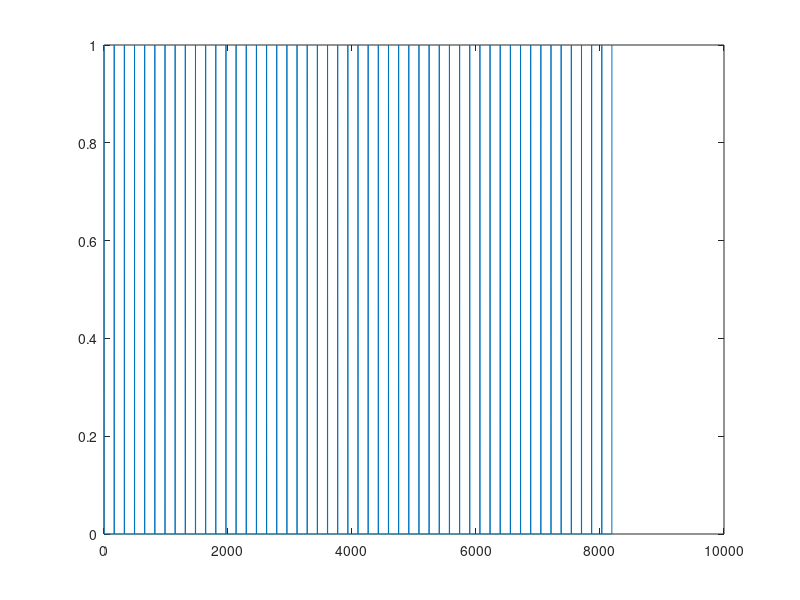

Write MATLAB code to recreate this figure.

clear
hold off

% x = 1:8192*10; % signal_duration=10s under Fs=8192
% x = 1:8192*5;  % signal_duration=5s under Fs=8192
Fs = 8192;
x = 1:Fs*1;      % signal_duration=1s
freq = 50; % signal frequency /Hz


sq_wid_h = 0.01;
sq_wid_l = 1-sq_wid_h;
tep = zeros(size(x));
for k = 1:x(end)
    sec = freq/Fs*k;
    if sec-fix(sec)<sq_wid_h
        tep(k) = 1;
    else
        tep(k) = 0;
    end
end
SIG_sq = tep;

plot(x, SIG_sq)
sound(SIG_sq)




